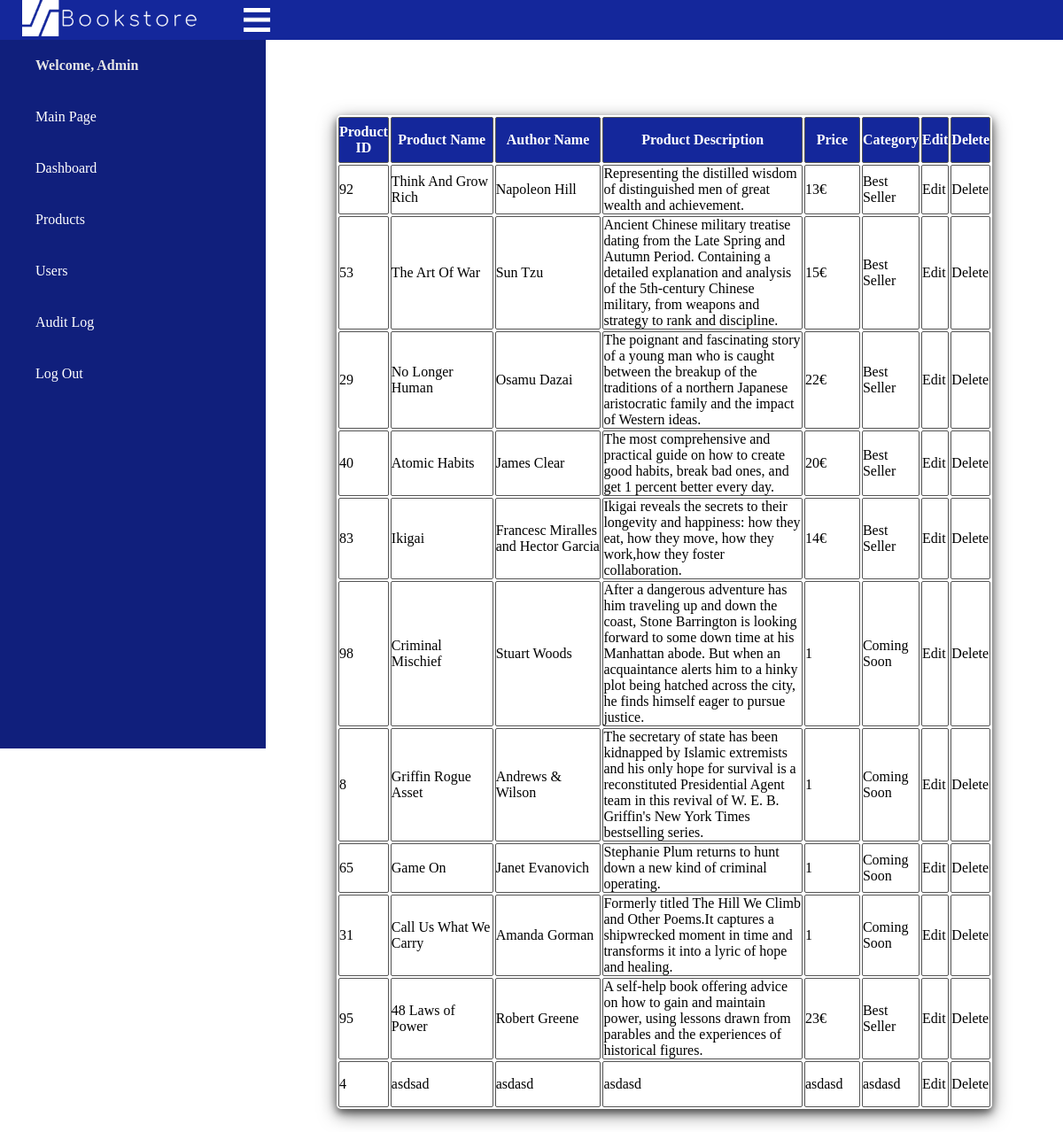
Page /dashboard/allProducts.php on the committed database.
### tables this page shows
CREATE TABLE `product` (
  `pid` varchar(100) NOT NULL,
  `pname` varchar(100) NOT NULL,
  `aname` varchar(100) NOT NULL,
  `pdesc` varchar(999) NOT NULL,
  `price` varchar(100) NOT NULL,
  `category` varchar(100) NOT NULL
);

### repository/ProductRepo.php (called while the page is built, shortened)
<?php
class ProductRepo{
    private $connection;
    function __construct(){
        $conn = new dbConnect;
        $this->connection=$conn->connectDB();
    }
    function getProducts(){
        $conn= $this->connection;
        $sql= "SELECT * FROM product";
        $statement= $conn->query($sql);
        $products = $statement->fetchAll();
        return $products;
    }
}
?>

### dashboard/allProducts.php (the view, shortened to what this page needs)
<!DOCTYPE html>
<html lang="en">
<head>
    <link rel="stylesheet" href="../css/addProduct.css">
</head>
<body>
    <header>
        <div class="container">
            <div class="navbar">
                <div class="logo">
                    <img src="..\img\logo.png" alt="">
                </div>
                <img src="..\Img\menuIcon.png" alt="" class="menuIcon" onclick="menuToggle()">
            </div>
        </div>
    </header>
<main>
    <?php
        include('../dashboard/dashLeft.php');
    ?>
    <div class="rightMenu">
        <div class="cont1">
        <table>
        <tr>
            <th>Product ID</th>
            <th>Product Name</th>
            <th>Author Name</th>
            <th>Product Description</th>
            <th>Price</th>
            <th>Category</th>
            <th>Edit</th>
            <th>Delete</th>
        </tr>
        <?php
        include_once '../repository/ProductRepo.php';
        $prodR = new ProductRepo();
        $products = $prodR->getProducts();
        foreach($products as $product){
            echo
            "
            <tr>
                <td>$product[pid]</td>
                <td>$product[pname]</td>
                <td>$product[aname]</td>
                <td>$product[pdesc]</td>
                <td>$product[price]</td>
                <td>$product[category]</td>
                <td><a href='../edit/editProduct.php?pid=$product[pid]'>Edit</a></td>
                <td><a href='../edit/deleteProduct.php?pid=$product[pid]'>Delete</a></td>
            </tr>
            ";
        }
        ?>
    </table>
        </div>
    </div>
</main>
</body>
</html>

### css/addProduct.css (style rules this page uses)
.rightMenu { margin: 0 auto; margin-top: 25px; border-radius: 20px; width: 70%; height: 500px; padding: 10px; }
.cont1 { margin: auto; display: flex; flex-direction: column; align-items: center; padding:50px; }
table { box-shadow: 0 4px 8px 0 rgba(0, 0, 0,0.5), 0 6px 20px 0 rgba(0, 0, 0, 0.5); border-radius: 5px; }
table tr th { background-color: #14279B; color: #FFF; border-radius: 2px; width: 150px; height: 50px; border:solid #555 1px; text-align: center; }
table th:nth-child(1) { width: 5%; }
table th:nth-child(2) { width: 20%; }
table th:nth-child(3) { width: 20%; }
table th:nth-child(4) { width: 40%; }
table th:nth-child(5) { width: 10%; }
table tr td { border-radius: 2px; width: 150px; height: 50px; border:solid #555 1px; }
table tr td a { color:black; }
* { margin: 0; padding: 0; }
body { max-width: 100%; margin: 0 auto; display: flex; flex-direction: column; justify-content: space-evenly; font-family:Century Gothic; background-color: #FFF; }
.navbar { display:flex; align-items:center; }
a { text-decoration:none; color:#FFF; }
.container { max-width: 100%; margin: auto; padding-left: 25px; padding-right: 25px; background-color: #14279B; }
.container img { display:inline-block; align-items: center; width: 30px; margin-right:50px; }
.logo img { width:200px; }
header { background-color: #14279B; }
.container .logo img { transform:scale(1) }
main { display: flex; }
@media only screen and (max-width:1250px) { .navbar { display:flex; align-items:right; } }
@media only screen and (max-width:1250px) { .menuIcon { display: block; cursor: pointer; } }

### rows in the picture
product: pid "92", pname "Think And Grow Rich", aname "Napoleon Hill", pdesc "Representing the distilled wisdom of distinguished men of great wealth and achievement.", price "13€", category "Best Seller"
product: pid "53", pname "The Art Of War", aname "Sun Tzu", pdesc "Ancient Chinese military treatise dating from the Late Spring and Autumn Period. Containing a detailed explanation and analysis of the 5th-century Chinese military, from weapons and strategy to rank and discipline.", price "15€", category "Best Seller"
product: pid "29", pname "No Longer Human", aname "Osamu Dazai", pdesc "The poignant and fascinating story of a young man who is caught between the breakup of the traditions of a northern Japanese aristocratic family and the impact of Western ideas.", price "22€", category "Best Seller"
product: pid "40", pname "Atomic Habits", aname "James Clear", pdesc "The most comprehensive and practical guide on how to create good habits, break bad ones, and get 1 percent better every day.", price "20€", category "Best Seller"
product: pid "83", pname "Ikigai", aname "Francesc Miralles and Hector Garcia", pdesc "Ikigai reveals the secrets to their longevity and happiness: how they eat, how they move, how they work,how they foster collaboration.", price "14€", category "Best Seller"
product: pid "98", pname "Criminal Mischief", aname "Stuart Woods", pdesc "After a dangerous adventure has him traveling up and down the coast, Stone Barrington is looking forward to some down time at his Manhattan abode. But when an acquaintance alerts him to a hinky plot being hatched across the city, he finds himself eager to pursue justice.", price "1", category "Coming Soon"
product: pid "8", pname "Griffin Rogue Asset", aname "Andrews & Wilson", pdesc "The secretary of state has been kidnapped by Islamic extremists and his only hope for survival is a reconstituted Presidential Agent team in this revival of W. E. B. Griffin's New York Times bestselling series.", price "1", category "Coming Soon"
product: pid "65", pname "Game On", aname "Janet Evanovich", pdesc "Stephanie Plum returns to hunt down a new kind of criminal operating.", price "1", category "Coming Soon"
product: pid "31", pname "Call Us What We Carry", aname "Amanda Gorman", pdesc "Formerly titled The Hill We Climb and Other Poems.It captures a shipwrecked moment in time and transforms it into a lyric of hope and healing.", price "1", category "Coming Soon"
product: pid "95", pname "48 Laws of Power", aname "Robert Greene", pdesc "A self-help book offering advice on how to gain and maintain power, using lessons drawn from parables and the experiences of historical figures.", price "23€", category "Best Seller"
product: pid "4", pname "asdsad", aname "asdasd", pdesc "asdasd", price "asdasd", category "asdasd"
